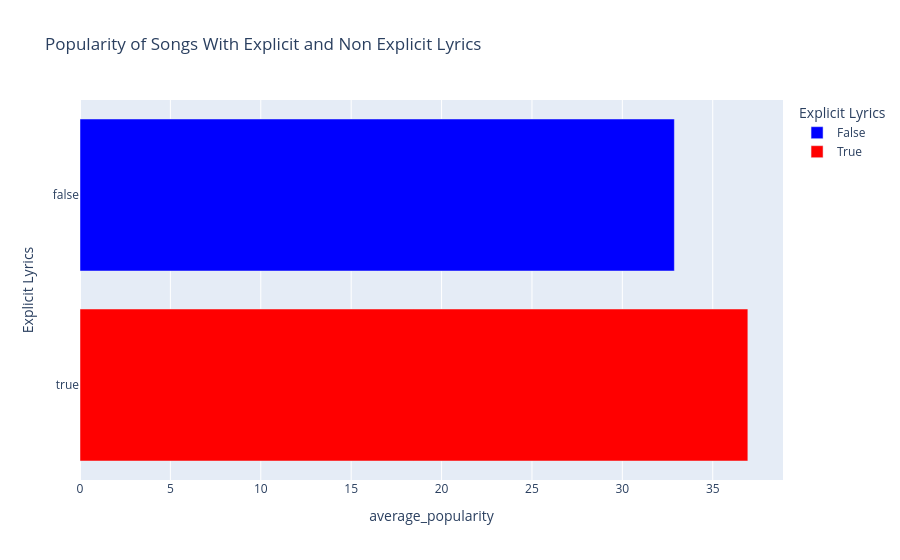

Notebook cell for this chart:
### Code cell
#plot popularity of explicit and non-explicit songs

#delete pure duplicates
dfSpotify_DataSet_Temp = dfSpotify_DataSet_Work.sort_values(by='popularity', ascending=False).drop_duplicates(
    subset=["artists","album_name","track_name"], keep='first')
dfSpotify_DataSet_Temp = dfSpotify_DataSet_Temp.groupby('explicit')['popularity'].mean().reset_index(name='average_popularity')


fig = px.bar(dfSpotify_DataSet_Temp, x='average_popularity', y='explicit', color='explicit',
             title='Popularity of Songs With Explicit and Non Explicit Lyrics',
             labels={'explicit': 'Explicit Lyrics', 'count': 'Number of Songs'},
             color_discrete_map={0: 'blue', 1: 'red'})
fig.show()

### Figure 1 — Plotly figure (JSON) as saved in the notebook; plotly's stock layout.template omitted (floating-point values rounded to 4 significant figures)
{"data": [{"alignmentgroup": "True", "hovertemplate": "Explicit Lyrics=%{y}<br>average_popularity=%{x}<extra></extra>", "legendgroup": "False", "marker": {"color": "blue", "pattern": {"shape": ""}}, "name": "False", "offsetgroup": "False", "orientation": "h", "showlegend": true, "textposition": "auto", "type": "bar", "x": [32.88], "xaxis": "x", "y": [false], "yaxis": "y"}, {"alignmentgroup": "True", "hovertemplate": "Explicit Lyrics=%{y}<br>average_popularity=%{x}<extra></extra>", "legendgroup": "True", "marker": {"color": "red", "pattern": {"shape": ""}}, "name": "True", "offsetgroup": "True", "orientation": "h", "showlegend": true, "textposition": "auto", "type": "bar", "x": [36.94], "xaxis": "x", "y": [true], "yaxis": "y"}], "layout": {"barmode": "relative", "legend": {"title": {"text": "Explicit Lyrics"}, "tracegroupgap": 0}, "title": {"text": "Popularity of Songs With Explicit and Non Explicit Lyrics"}, "xaxis": {"anchor": "y", "domain": [0, 1], "title": {"text": "average_popularity"}}, "yaxis": {"anchor": "x", "categoryarray": [true, false], "categoryorder": "array", "domain": [0, 1], "title": {"text": "Explicit Lyrics"}}}}
